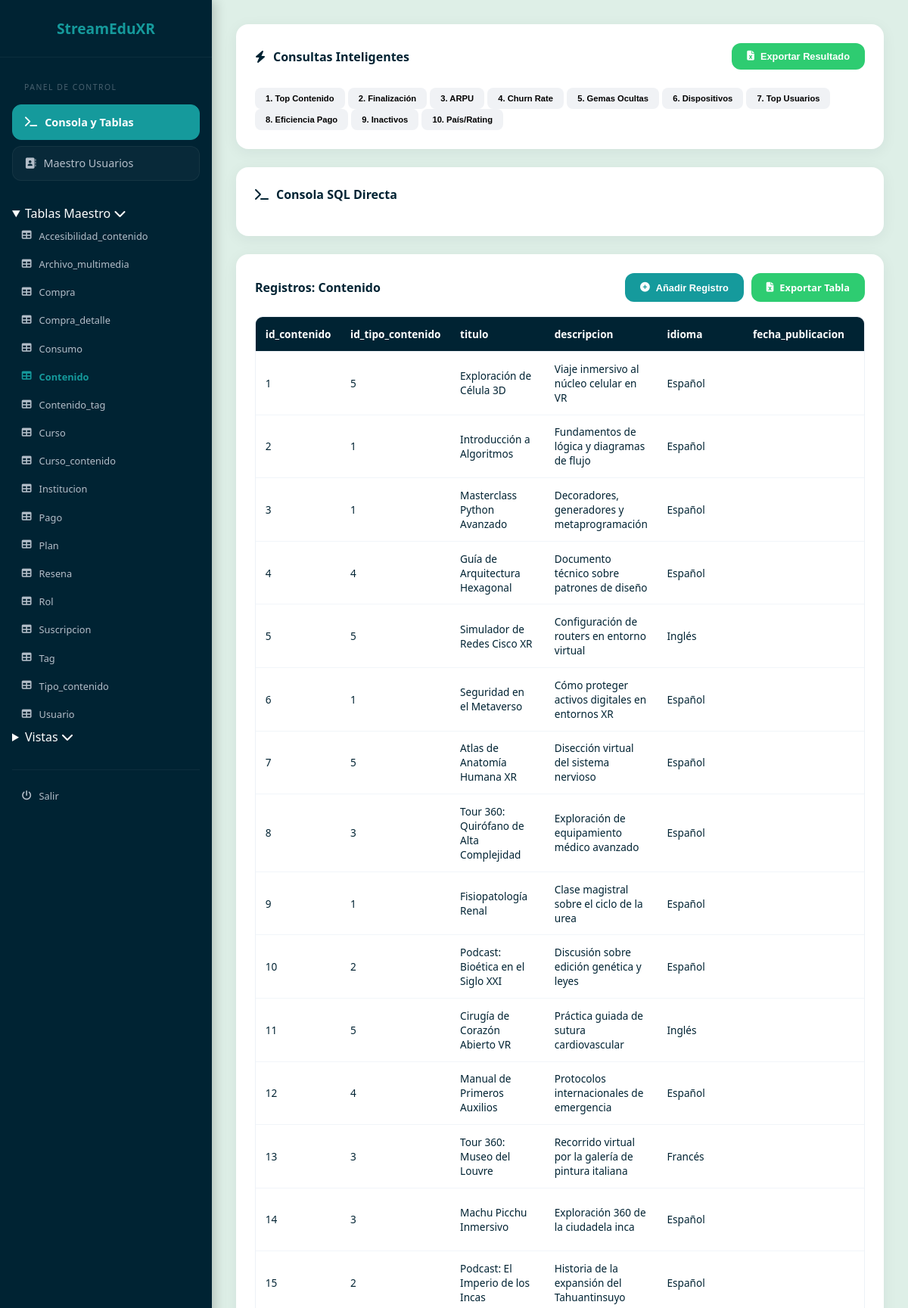
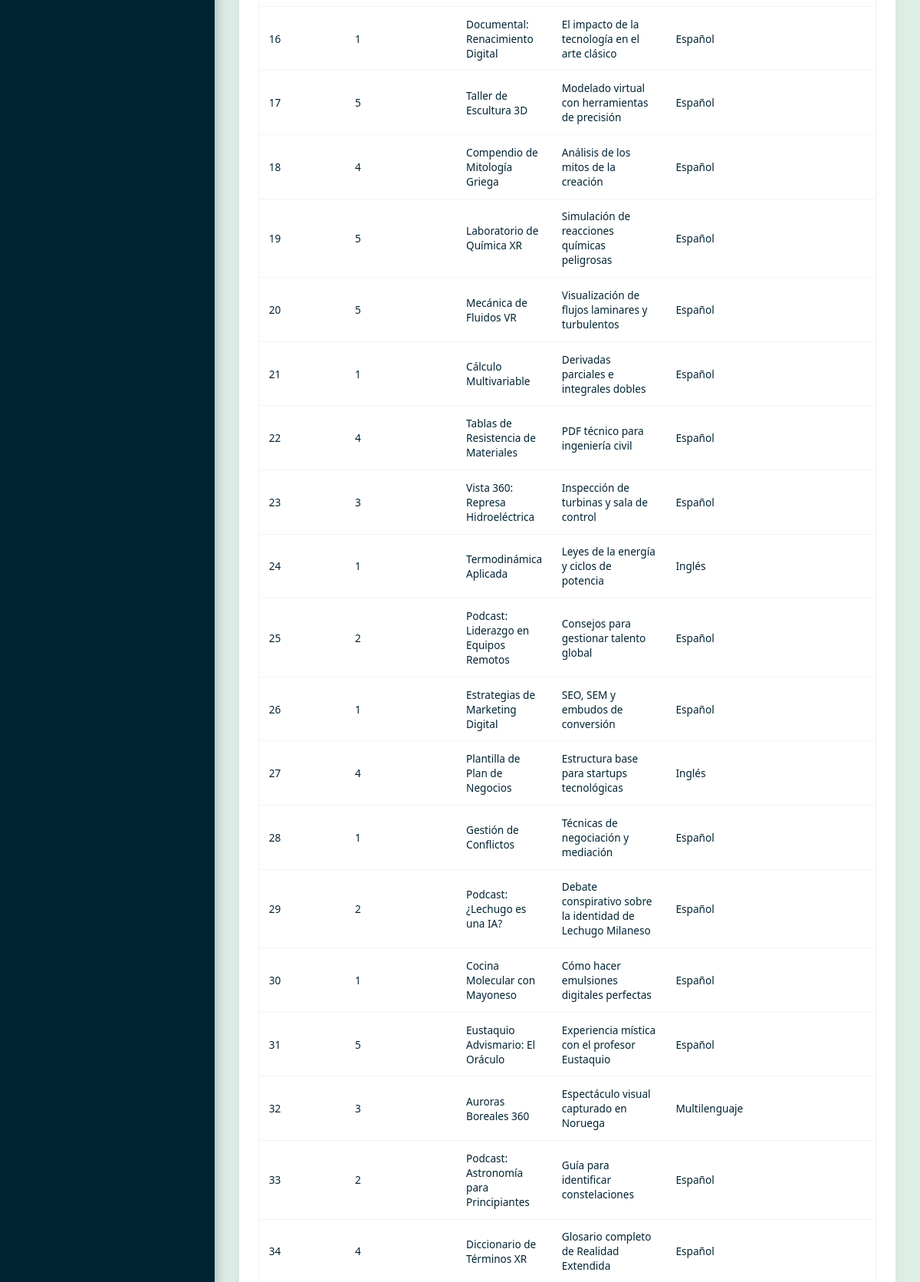
/admin/index.php?mode=db&table=contenido (upper part), run on the app's committed database (2 pictures, top to bottom).
### tables this page shows
CREATE TABLE IF NOT EXISTS contenido (
    id_contenido INT AUTO_INCREMENT PRIMARY KEY,
    id_tipo_contenido INT NOT NULL,
    titulo VARCHAR(200) NOT NULL,
    descripcion TEXT,
    idioma VARCHAR(20) DEFAULT 'Español',
    fecha_publicacion DATE,
    estado ENUM('Borrador', 'Publicado', 'Archivado') DEFAULT 'Borrador',
    rating_promedio DECIMAL(3,2) DEFAULT 0.00,
    rating_count INT DEFAULT 0,
    creado_en DATETIME DEFAULT CURRENT_TIMESTAMP,
    CONSTRAINT fk_cont_tipo FOREIGN KEY (id_tipo_contenido) REFERENCES tipo_contenido(id_tipo_contenido) ON DELETE RESTRICT ON UPDATE CASCADE
);

### admin/index.php (the view, shortened to what this page needs)
<?php
include 'db_config.php';
$mode = isset($_GET['mode']) ? $_GET['mode'] : 'db';
$current_table = isset($_GET['table']) ? $_GET['table'] : 'usuario';
$explore_id = isset($_GET['explore_user']) ? $_GET['explore_user'] : null;
$search = isset($_GET['search_user']) ? $_GET['search_user'] : '';
$is_custom_query = false;
if (isset($_POST['query']) && !empty($_POST['query'])) {
    $sql = $_POST['query'];
    $is_custom_query = true;
} else {
    $sql = "SELECT * FROM $current_table LIMIT 100";
}
?>
<!DOCTYPE html>
<html lang="es">
<head>
    <link rel="stylesheet" href="https://cdnjs.cloudflare.com/ajax/libs/font-awesome/6.4.0/css/all.min.css">
    <link rel="stylesheet" href="styles.css">
</head>
<body>
    <aside class="sidebar">
        <div class="sidebar-header"><h2>StreamEduXR</h2></div>
        <nav class="sidebar-nav" id="sidebar-scroll">
            <div class="mode-selector">
                <span class="nav-label">Panel de Control</span>
                <a href="?mode=db" class="mode-btn <?php echo ($mode == 'db') ? 'active' : ''; ?>"><i class="fa-solid fa-terminal"></i> <span>Consola y Tablas</span></a>
                <a href="?mode=master" class="mode-btn <?php echo ($mode == 'master') ? 'active' : ''; ?>"><i class="fa-solid fa-address-book"></i> <span>Maestro Usuarios</span></a>
            </div>
            <?php if($mode == 'db'): ?>
                <details class="nav-group" open><summary>Tablas Maestro <i class="fa-solid fa-chevron-down"></i></summary>
                    <?php $all_tables = $pdo->query("SHOW TABLES")->fetchAll(PDO::FETCH_COLUMN);
                    foreach($all_tables as $t) if(strpos($t, 'vw_') === false): ?>
                        <a href="?mode=db&table=<?php echo $t; ?>#data-view" class="table-link <?php echo ($current_table == $t) ? 'active' : ''; ?>"><i class="fa-solid fa-table"></i> <?php echo ucfirst($t); ?></a>
                    <?php endif; ?>
                </details>
                <details class="nav-group"><summary>Vistas <i class="fa-solid fa-chevron-down"></i></summary>
                </details>
            <?php endif; ?>
            <div style="margin-top: 2rem; border-top: 1px solid rgba(255,255,255,0.05); padding-top: 1rem;"><a href="../index.html" class="table-link"><i class="fa-solid fa-power-off"></i> Salir</a></div>
        </nav>
    </aside>
    <main class="main-content" id="main-scroll">
        <?php if($mode == 'master'): ?>
            <div class="card">
                <div style="display:flex; justify-content:space-between; align-items:center; margin-bottom:1rem;">
                    <h3 class="card-title" style="margin:0;"><i class="fa-solid fa-user-gear"></i> Gestión Humana 360°</h3>
                    <div style="display:flex; gap:10px;">
                        <button class="btn-elite" onclick="openModal('userModal')"><i class="fa-solid fa-user-plus"></i> Nuevo</button>
                        <a href="export.php?target=usuario" class="btn-elite btn-success"><i class="fa-solid fa-file-excel"></i> Exportar Lista</a>
                    </div>
                </div>
                <div class="master-container">
                    <div class="master-list" id="user-list-scroll">
                        <form method="GET" style="padding:10px; background:#f8fafb; position:sticky; top:0; z-index:5;">
                            <input type="hidden" name="mode" value="master">
                            <input type="text" name="search_user" placeholder="🔍 Buscar nombre..." class="form-control" value="<?php echo htmlspecialchars($search); ?>">
                        </form>
                        <?php
                        $stmt_u = $pdo->prepare("SELECT id_usuario, nombre_completo, email FROM usuario WHERE nombre_completo LIKE ? ORDER BY nombre_completo ASC");
                        $stmt_u->execute(array("%$search%"));
                        while($u = $stmt_u->fetch()): ?>
                            <a href="?mode=master&explore_user=<?php echo $u['id_usuario']; ?>&search_user=<?php echo urlencode($search); ?>" class="user-card-link <?php echo ($explore_id == $u['id_usuario']) ? 'active' : ''; ?>">
                                <strong><?php echo htmlspecialchars($u['nombre_completo']); ?></strong><span>ID: <?php echo $u['id_usuario']; ?></span>
                                <input type="hidden" id="data_n_<?php echo $u['id_usuario']; ?>" value="<?php echo htmlspecialchars($u['nombre_completo']); ?>">
                                <input type="hidden" id="data_e_<?php echo $u['id_usuario']; ?>" value="<?php echo htmlspecialchars($u['email']); ?>">
                            </a>
                        <?php endwhile; ?>
                    </div>
                    <div class="master-detail" id="user-detail-scroll">
                        <?php if($explore_id):
                            $udata = $pdo->prepare("SELECT u.*, i.nombre as inst FROM usuario u LEFT JOIN institucion i ON u.id_institucion = i.id_institucion WHERE id_usuario = ?");
                            $udata->execute(array($explore_id)); $u = $udata->fetch(); ?>
                            <div style="display:flex; justify-content:space-between; border-bottom:2px solid var(--color-teal); padding-bottom:1rem; margin-bottom:2rem;">
                                <div><h2><?php echo htmlspecialchars($u['nombre_completo']); ?></h2><p><?php echo $u['email']; ?> | <?php echo $u['inst']; ?></p></div>
                                <div style="display:flex; gap:10px; height:fit-content;">
                                    <button onclick="prepareEdit('<?php echo $u['id_usuario']; ?>')" class="btn-elite btn-edit"><i class="fa-solid fa-pen"></i> Editar</button>
                                    <a href="actions.php?action=delete_user&id=<?php echo $u['id_usuario']; ?>" class="btn-elite btn-danger" onclick="return confirm('¿Borrar usuario?')"><i class="fa-solid fa-trash"></i></a>
                                </div>
                            </div>
                            <div style="display:grid; grid-template-columns: 1fr 1fr; gap:20px;">
                                <div class="info-panel">
                                    <h4 style="margin-bottom:10px;">Reseñas</h4>
                                    <?php $res = $pdo->prepare("SELECT r.*, c.titulo FROM resena r JOIN contenido c ON r.id_contenido = c.id_contenido WHERE r.id_usuario = ?");
                                    $res->execute(array($explore_id));
                                    while($r = $res->fetch()) echo "<div class='activity-item'><strong>".$r['titulo'].":</strong> ".$r['comentario']."</div>"; ?>
                                </div>
                                <div class="info-panel">
                                    <h4 style="margin-bottom:10px;">Compras</h4>
                                    <?php $com = $pdo->prepare("SELECT * FROM compra WHERE id_usuario = ?");
                                    $com->execute(array($explore_id));
                                    while($c = $com->fetch()) echo "<div class='activity-item'>Orden #".$c['id_compra']." | $".$c['monto_total']."</div>"; ?>
                                </div>
                            </div>
                        <?php else: ?><div style="text-align:center; color:grey; margin-top:5rem;"><i class="fa-solid fa-id-card" style="font-size:4rem; opacity:0.2;"></i><p>Selecciona un usuario.</p></div><?php endif; ?>
                    </div>
                </div>
            </div>
        <?php else: ?>
            <div class="card">
                <div style="display:flex; justify-content:space-between; align-items:center; margin-bottom:1.5rem;">
                    <h3 class="card-title" style="margin:0;"><i class="fa-solid fa-bolt"></i> Consultas Inteligentes</h3>
                    <form action="export.php" method="POST">
                        <button type="submit" class="btn-elite btn-success"><i class="fa-solid fa-file-excel"></i> Exportar Resultado</button>
                    </form>
                </div>
                <div class="quick-grid">
                    <button class="q-btn" onclick="setQuery('SELECT i.nombre, MONTHNAME(c.fecha_hora) as mes, cont.titulo, SUM(c.tiempo_reproducido_seg)/60 as minutos FROM consumo c JOIN contenido cont ON c.id_contenido = cont.id_contenido JOIN usuario u ON c.id_usuario = u.id_usuario JOIN institucion i ON u.id_institucion = i.id_institucion GROUP BY i.nombre, mes, cont.titulo ORDER BY minutos DESC LIMIT 10;')">1. Top Contenido</button>
                    <button class="q-btn" onclick="setQuery('SELECT tc.nombre, AVG(c.progreso_pct) as tasa FROM consumo c JOIN contenido cont ON c.id_contenido = cont.id_contenido JOIN tipo_contenido tc ON cont.id_tipo_contenido = tc.id_tipo_contenido GROUP BY tc.nombre;')">2. Finalización</button>
                    <button class="q-btn" onclick="setQuery('SELECT i.nombre, SUM(p.monto)/COUNT(DISTINCT u.id_usuario) as arpu FROM institucion i JOIN usuario u ON i.id_institucion = u.id_institucion LEFT JOIN compra co ON u.id_usuario = co.id_usuario LEFT JOIN pago p ON co.id_compra = p.id_compra GROUP BY i.nombre;')">3. ARPU</button>
                    <button class="q-btn" onclick="setQuery('SELECT (COUNT(*) * 100 / (SELECT COUNT(*) FROM usuario)) as churn FROM suscripcion WHERE fecha_fin < NOW();')">4. Churn Rate</button>
                    <button class="q-btn" onclick="setQuery('SELECT titulo, rating_promedio, rating_count FROM contenido WHERE rating_promedio > 4.5 AND rating_count < 10;')">5. Gemas Ocultas</button>
                    <button class="q-btn" onclick="setQuery('SELECT dispositivo, COUNT(*) as total FROM consumo GROUP BY dispositivo;')">6. Dispositivos</button>
                    <button class="q-btn" onclick="setQuery('SELECT nombre_completo, COUNT(c.id_consumo) as total FROM usuario u JOIN consumo c ON u.id_usuario = c.id_usuario GROUP BY u.id_usuario ORDER BY total DESC LIMIT 5;')">7. Top Usuarios</button>
                    <button class="q-btn" onclick="setQuery('SELECT metodo_pago, SUM(monto) as total FROM pago GROUP BY metodo_pago;')">8. Eficiencia Pago</button>
                    <button class="q-btn" onclick="setQuery('SELECT titulo FROM contenido c LEFT JOIN consumo cn ON c.id_contenido = cn.id_contenido WHERE cn.id_consumo IS NULL;')">9. Inactivos</button>
                    <button class="q-btn" onclick="setQuery('SELECT i.pais, AVG(c.rating_promedio) as satisfaccion FROM institucion i JOIN usuario u ON i.id_institucion = u.id_institucion JOIN resena r ON u.id_usuario = r.id_usuario JOIN contenido c ON r.id_contenido = c.id_contenido GROUP BY i.pais;')">10. País/Rating</button>
                </div>
            </div>
            <details class="card" <?php echo $is_custom_query ? 'open' : ''; ?>>
                <summary class="card-title"><i class="fa-solid fa-terminal"></i> Consola SQL Directa</summary>
            </details>
            <div class="card" id="data-view">
                <div style="display:flex; justify-content:space-between; align-items:center; margin-bottom:1.2rem;">
                    <h3 class="card-title" style="margin:0;">Registros: <?php echo ucfirst($current_table); ?></h3>
                    <div style="display:flex; gap:10px;">
                        <?php if(!$is_custom_query && strpos($current_table, 'vw_') === false): ?>
                            <button class="btn-elite" onclick="openModal('addRecordModal')"><i class="fa-solid fa-plus-circle"></i> Añadir Registro</button>
                        <?php endif; ?>
                        <?php if(!$is_custom_query): ?>
                            <a href="export.php?target=<?php echo $current_table; ?>" class="btn-elite btn-success">
                                <i class="fa-solid fa-file-excel"></i> Exportar Tabla
                            </a>
                        <?php endif; ?>
                    </div>
                </div>
                <div class="table-container">
                    <?php try { $stmt = $pdo->query($sql); if ($stmt && $stmt->columnCount() > 0): ?>
                        <table class="data-table">
                            <thead><tr><?php $cols = array();
                                for($i=0; $i<$stmt->columnCount(); $i++) { $m=$stmt->getColumnMeta($i); $cols[]=$m['name']; echo "<th>".$m['name']."</th>"; }
                                if(!$is_custom_query) echo "<th>Acción</th>"; ?></tr></thead>
                            <tbody><?php while($r = $stmt->fetch()): ?>
                                <tr><?php foreach($cols as $c) echo "<td>".htmlspecialchars($r[$c])."</td>";
                                    $pk = reset($r); ?>
                                    </tr>
                            <?php endwhile; ?></tbody>
                        </table>
                    <?php endif; } catch(Exception $e) { echo "<p style='color:red; padding:10px;'>Error SQL: ".$e->getMessage()."</p>"; } ?>
                </div>
            </div>
        <?php endif; ?>
    </main>
</body>
</html>

### data on the page
contenido: id_contenido "1", id_tipo_contenido "5", titulo "Exploración de Célula 3D", descripcion "Viaje inmersivo al núcleo celular en VR", idioma "Español"
contenido: id_contenido "2", id_tipo_contenido "1", titulo "Introducción a Algoritmos", descripcion "Fundamentos de lógica y diagramas de flujo", idioma "Español"
contenido: id_contenido "3", id_tipo_contenido "1", titulo "Masterclass Python Avanzado", descripcion "Decoradores, generadores y metaprogramación", idioma "Español"
contenido: id_contenido "4", id_tipo_contenido "4", titulo "Guía de Arquitectura Hexagonal", descripcion "Documento técnico sobre patrones de diseño", idioma "Español"
contenido: id_contenido "5", id_tipo_contenido "5", titulo "Simulador de Redes Cisco XR", descripcion "Configuración de routers en entorno virtual", idioma "Inglés"
contenido: id_contenido "6", id_tipo_contenido "1", titulo "Seguridad en el Metaverso", descripcion "Cómo proteger activos digitales en entornos XR", idioma "Español"
contenido: id_contenido "7", id_tipo_contenido "5", titulo "Atlas de Anatomía Humana XR", descripcion "Disección virtual del sistema nervioso", idioma "Español"
contenido: id_contenido "8", id_tipo_contenido "3", titulo "Tour 360: Quirófano de Alta Complejidad", descripcion "Exploración de equipamiento médico avanzado", idioma "Español"
contenido: id_contenido "9", id_tipo_contenido "1", titulo "Fisiopatología Renal", descripcion "Clase magistral sobre el ciclo de la urea", idioma "Español"
contenido: id_contenido "10", id_tipo_contenido "2", titulo "Podcast: Bioética en el Siglo XXI", descripcion "Discusión sobre edición genética y leyes", idioma "Español"
contenido: id_contenido "11", id_tipo_contenido "5", titulo "Cirugía de Corazón Abierto VR", descripcion "Práctica guiada de sutura cardiovascular", idioma "Inglés"
contenido: id_contenido "12", id_tipo_contenido "4", titulo "Manual de Primeros Auxilios", descripcion "Protocolos internacionales de emergencia", idioma "Español"
contenido: id_contenido "13", id_tipo_contenido "3", titulo "Tour 360: Museo del Louvre", descripcion "Recorrido virtual por la galería de pintura italiana", idioma "Francés"
contenido: id_contenido "14", id_tipo_contenido "3", titulo "Machu Picchu Inmersivo", descripcion "Exploración 360 de la ciudadela inca", idioma "Español"
contenido: id_contenido "15", id_tipo_contenido "2", titulo "Podcast: El Imperio de los Incas", descripcion "Historia de la expansión del Tahuantinsuyo", idioma "Español"
contenido: id_contenido "16", id_tipo_contenido "1", titulo "Documental: Renacimiento Digital", descripcion "El impacto de la tecnología en el arte clásico", idioma "Español"
contenido: id_contenido "17", id_tipo_contenido "5", titulo "Taller de Escultura 3D", descripcion "Modelado virtual con herramientas de precisión", idioma "Español"
contenido: id_contenido "18", id_tipo_contenido "4", titulo "Compendio de Mitología Griega", descripcion "Análisis de los mitos de la creación", idioma "Español"
contenido: id_contenido "19", id_tipo_contenido "5", titulo "Laboratorio de Química XR", descripcion "Simulación de reacciones químicas peligrosas", idioma "Español"
contenido: id_contenido "20", id_tipo_contenido "5", titulo "Mecánica de Fluidos VR", descripcion "Visualización de flujos laminares y turbulentos", idioma "Español"
contenido: id_contenido "21", id_tipo_contenido "1", titulo "Cálculo Multivariable", descripcion "Derivadas parciales e integrales dobles", idioma "Español"
contenido: id_contenido "22", id_tipo_contenido "4", titulo "Tablas de Resistencia de Materiales", descripcion "PDF técnico para ingeniería civil", idioma "Español"
contenido: id_contenido "23", id_tipo_contenido "3", titulo "Vista 360: Represa Hidroeléctrica", descripcion "Inspección de turbinas y sala de control", idioma "Español"
contenido: id_contenido "24", id_tipo_contenido "1", titulo "Termodinámica Aplicada", descripcion "Leyes de la energía y ciclos de potencia", idioma "Inglés"
contenido: id_contenido "25", id_tipo_contenido "2", titulo "Podcast: Liderazgo en Equipos Remotos", descripcion "Consejos para gestionar talento global", idioma "Español"
contenido: id_contenido "26", id_tipo_contenido "1", titulo "Estrategias de Marketing Digital", descripcion "SEO, SEM y embudos de conversión", idioma "Español"
contenido: id_contenido "27", id_tipo_contenido "4", titulo "Plantilla de Plan de Negocios", descripcion "Estructura base para startups tecnológicas", idioma "Inglés"
contenido: id_contenido "28", id_tipo_contenido "1", titulo "Gestión de Conflictos", descripcion "Técnicas de negociación y mediación", idioma "Español"
contenido: id_contenido "29", id_tipo_contenido "2", titulo "Podcast: ¿Lechugo es una IA?", descripcion "Debate conspirativo sobre la identidad de Lechugo Milaneso", idioma "Español"
contenido: id_contenido "30", id_tipo_contenido "1", titulo "Cocina Molecular con Mayoneso", descripcion "Cómo hacer emulsiones digitales perfectas", idioma "Español"
contenido: id_contenido "31", id_tipo_contenido "5", titulo "Eustaquio Advismario: El Oráculo", descripcion "Experiencia mística con el profesor Eustaquio", idioma "Español"
contenido: id_contenido "32", id_tipo_contenido "3", titulo "Auroras Boreales 360", descripcion "Espectáculo visual capturado en Noruega", idioma "Multilenguaje"
contenido: id_contenido "33", id_tipo_contenido "2", titulo "Podcast: Astronomía para Principiantes", descripcion "Guía para identificar constelaciones", idioma "Español"
contenido: id_contenido "34", id_tipo_contenido "4", titulo "Diccionario de Términos XR", descripcion "Glosario completo de Realidad Extendida", idioma "Español"

### other printed values
$t "Accesibilidad_contenido"
$t "Archivo_multimedia"
$t "Compra"
$t "Compra_detalle"
$t "Consumo"
$t "Contenido"
$t "Contenido_tag"
$t "Curso"
$t "Curso_contenido"
$t "Institucion"
$t "Pago"
$t "Plan"
$t "Resena"
$t "Rol"
$t "Suscripcion"
